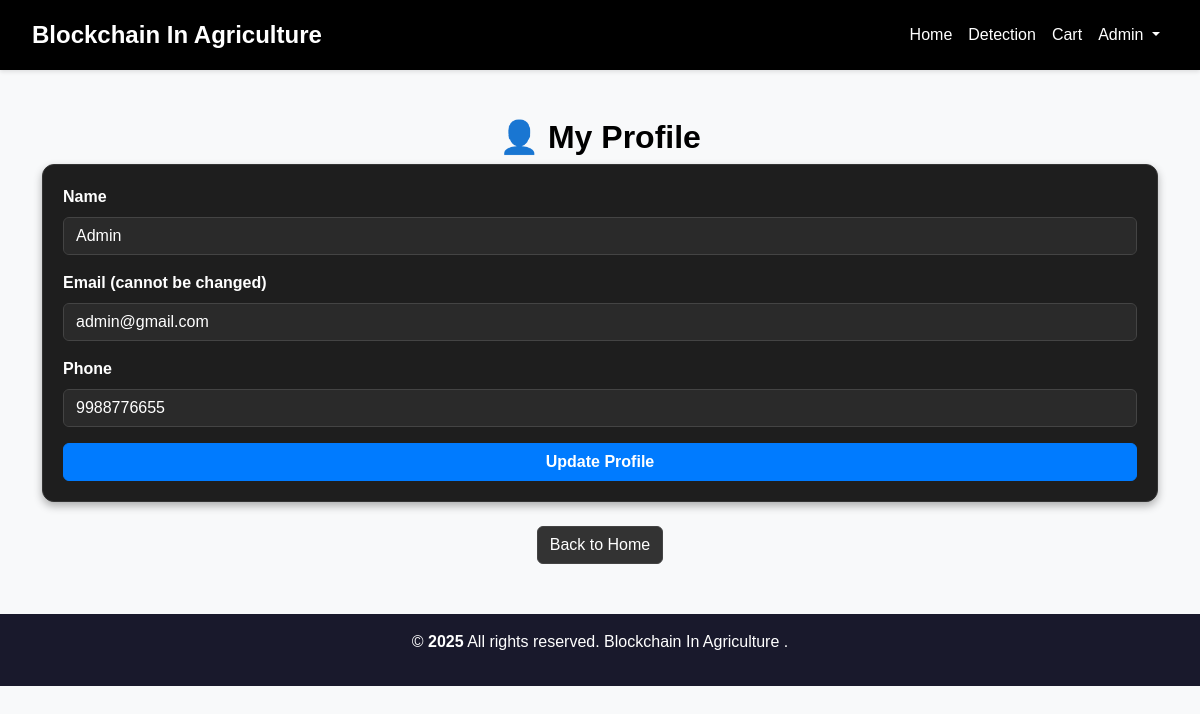
Page /profile.php (signed in) on the committed database.
### tables this page shows
CREATE TABLE `modern_new_users` (
  `id` int(11) NOT NULL,
  `name` varchar(100) NOT NULL,
  `email` varchar(100) NOT NULL,
  `phone_number` varchar(10) NOT NULL,
  `password` varchar(255) NOT NULL,
  `address` text DEFAULT NULL,
  `role` varchar(20) DEFAULT 'user',
  `created_at` timestamp NOT NULL DEFAULT current_timestamp()
);

### profile.php (the view, shortened to what this page needs)
<?php
include 'db.php';
$user_id = $_SESSION['user_id'];
$sql = "SELECT * FROM modern_new_users WHERE id = ?";
$stmt = $conn->prepare($sql);
$stmt->bind_param("i", $user_id);
$stmt->execute();
$result = $stmt->get_result();
$user = $result->fetch_assoc();
$name = isset($user['name']) ? $user['name'] : '';
$phone = isset($user['phone_number']) ? $user['phone_number'] : '';
?>
<!DOCTYPE html>
<html lang="en">
<head>
    <link rel="stylesheet" href="https://cdn.jsdelivr.net/npm/bootstrap@5.3.0-alpha1/dist/css/bootstrap.min.css">
</head>
<body>
    <?php include 'header.php'; ?>
    <div class="container mt-5">
        <h2 class="text-center">👤 My Profile</h2>
        <div class="card">
            <form method="POST">
                <div class="mb-3">
                    <label class="form-label">Name</label>
                    <input type="text" class="form-control" name="name" value="<?php echo htmlspecialchars($name); ?>" required>
                </div>
                <div class="mb-3">
                    <label class="form-label">Email (cannot be changed)</label>
                    <input type="email" class="form-control" value="<?php echo htmlspecialchars($user['email']); ?>" disabled>
                </div>
                <div class="mb-3">
                    <label class="form-label">Phone</label>
                    <input type="text" class="form-control" name="phone_number" value="<?php echo htmlspecialchars($phone); ?>" required>
                </div>
                <button type="submit" class="btn btn-primary w-100">Update Profile</button>
            </form>
        </div>
        <div class="text-center mt-4">
            <a href="index.php" class="btn btn-secondary">Back to Home</a>
        </div>
    </div>
    <?php include 'footer.php'; ?>
</body>
</html>

### profile.php (style rules this page uses)
.card { background-color: #1e1e1e !important; border-radius: 12px !important; box-shadow: 0 4px 8px rgba(0, 0, 0, 0.3) !important; padding: 20px !important; border: 1px solid #333 !important; }
.form-control { background-color: #2a2a2a !important; color: #ffffff !important; border: 1px solid #444 !important; }
.form-label { font-weight: bold !important; color: white !important; }
.btn-primary { background-color: #007bff !important; border-color: #007bff !important; color: #ffffff !important; font-weight: bold !important; }
.btn-secondary { background-color: #333 !important; border-color: #444 !important; color: #ffffff !important; }
h2 { color: black !important; font-weight: bold !important; }

### header.php (style rules this page uses)
body { padding-top: 70px; background-color: #f8f9fa; font-family: 'Arial', sans-serif; }

### rows in the picture
modern_new_users: name "Admin", email "admin@gmail.com", phone_number "9988776655"

### other values in the picture
$_SESSION['name'] "Admin"
